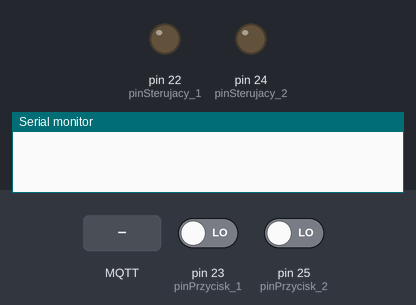
A sketch run on a simulated Arduino Mega 2560, built with avr-gcc and run on an emulated ATmega2560. Shown: output pins drawn as LEDs (lit = HIGH), the last lines printed to the serial monitor. The inputs (shaded band) are chosen by the test bench; at power-on: pin 23 (pinPrzycisk_1) LOW, pin 25 (pinPrzycisk_2) LOW. WiFi joins after 1.5 s; servers stay silent unless stated; no MQTT or app messages arrive unless stated.

Above: at 2.7 s.
2.8 s: pin 23 (pinPrzycisk_1) driven HIGH
At 3.1 s:
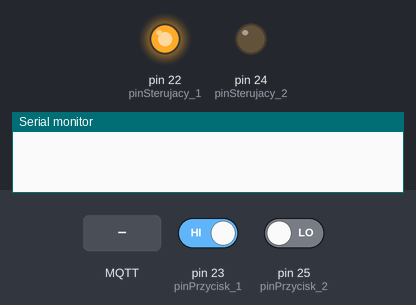
4.3 s: pin 25 (pinPrzycisk_2) driven HIGH
At 5.3 s:
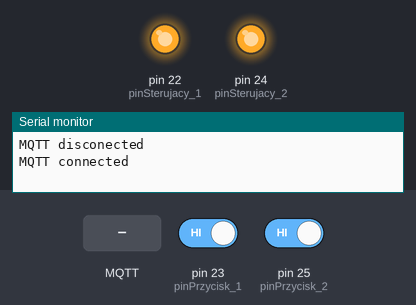
5.8 s: MQTT message "0" arrives on the first subscribed topic
At 6.5 s:
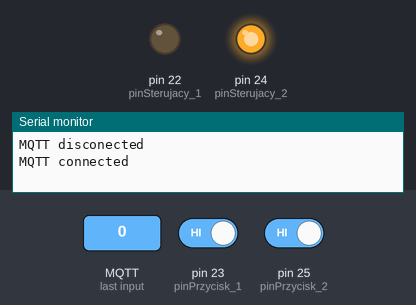
7.3 s: MQTT message "5" arrives on the first subscribed topic
At 7.6 s:
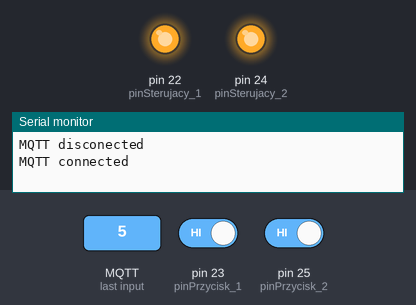
8.8 s: MQTT message "0" arrives on the second subscribed topic
At 10.0 s:
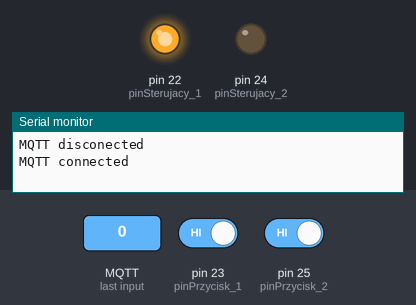
Timing chart, 0 to 11.3 s (numbered marks = the images above; inputs shaded):
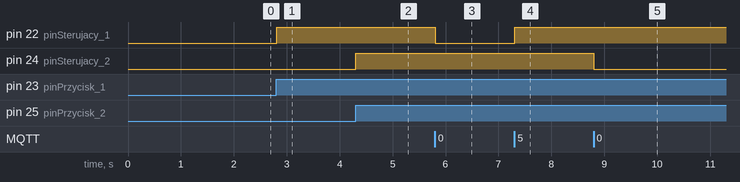

The sketch:

Arduino-HA-Testy.ino
```cpp
/*
 * Płytka Arduino Mega opis podłączeń
 *
 * Ethernet:
 * 5V - 5V
 * GND - GND
 * SCLK - AM-52
 * SCS - AM-10
 * MOSI - AM-51
 * MISO - AM-50
 *
 * Pin sterujący 1 - 22
 * Przełącznik 1 - 23
 * Pin sterujący 2 - 24
 * Przełącznik 2 - 25
 *
*/

#include <SPI.h>
#include <Ethernet.h>
#include <PubSubClient.h>
#include <Bounce2.h>

// Ustawienia sieci:
byte mac[]    = { 0xDE, 0xAD, 0xBE, 0xEF, 0xFE, 0xEE }; // Arduino MAC adress
IPAddress ip(192, 168, 40, 231); // Arduino IP Adress
IPAddress server(192, 168, 40, 221); // Home Assistant IP Adress

// Ustawienia pinów:
const int pinSterujacy_1 = 22;
const int pinPrzycisk_1 = 23;
const char temat_1[] = "A-231/Swiatlo_1";
const char tematSub_1[] = "A-231/Swiatlo_1/command";
boolean stanSterujacy_1 = 0;
boolean stanPrzycisk_1 = 0;

const int pinSterujacy_2 = 24;
const int pinPrzycisk_2 = 25;
const char temat_2[] = "A-231/Swiatlo_2";
const char tematSub_2[] = "A-231/Swiatlo_2/command";
boolean stanSterujacy_2 = 0;
boolean stanPrzycisk_2 = 0;

EthernetClient ethClient;
PubSubClient client(ethClient);

void callback(char* topic, byte* payload, unsigned int length) {
  // handle message arrived
  if(strcmp(topic, tematSub_1)==0){
    digitalWrite(pinSterujacy_1, atoi((char *)payload));
    client.publish(temat_1, String(digitalRead(pinSterujacy_1)).c_str(), true);
  }
  if(strcmp(topic, tematSub_2)==0){
    digitalWrite(pinSterujacy_2, atoi((char *)payload));
    client.publish(temat_2, String(digitalRead(pinSterujacy_2)).c_str(), true);
  }
}

long lastReconnectAttempt = 0;

boolean reconnect() {
  if (client.connect("Ard-231", "mqtt_broker", "kCi6NO8mH8QS87Cu1msA")) {
    client.publish(temat_1, String(digitalRead(pinSterujacy_1)).c_str(), true);
    client.publish(temat_2, String(digitalRead(pinSterujacy_2)).c_str(), true);
    delay(150);
    client.subscribe(tematSub_1);
    client.subscribe(tematSub_2);
    Serial.println("MQTT connected");
  }
  return client.connected();
}

void setup(){
  pinMode(pinSterujacy_1, OUTPUT);
  pinMode(pinPrzycisk_1, INPUT);
  pinMode(pinSterujacy_2, OUTPUT);
  pinMode(pinPrzycisk_2, INPUT);
  Serial.begin(9600);
  client.setServer(server,1883);
  client.setCallback(callback);
  Ethernet.begin(mac, ip);
  client.setBufferSize(255);
  delay(1500);
  lastReconnectAttempt = 0;
}

void loop(){
  if (!client.connected()) {
    long now = millis();
    if (now - lastReconnectAttempt > 5000) {
      Serial.println("MQTT disconected");
      lastReconnectAttempt = now;
      // Attempt to reconnect
      if (reconnect()) {
        lastReconnectAttempt = 0;
      }
    }
  } else {
    // Client connected
    client.loop();
  }
  if(digitalRead(pinPrzycisk_1) != stanPrzycisk_1){
    stanPrzycisk_1 = !stanPrzycisk_1;
    if(stanPrzycisk_1){
      digitalWrite(pinSterujacy_1, !digitalRead(pinSterujacy_1));
      if (client.connected()) {
        client.publish(temat_1, String(digitalRead(pinSterujacy_1)).c_str(), true);
      }
    }
  }
  if(digitalRead(pinPrzycisk_2) != stanPrzycisk_2){
    stanPrzycisk_2 = !stanPrzycisk_2;
    if(stanPrzycisk_2){
      digitalWrite(pinSterujacy_2, !digitalRead(pinSterujacy_2));
      if (client.connected()) {
        client.publish(temat_2, String(digitalRead(pinSterujacy_2)).c_str(), true);
      }
    }
  }
  delay(10);
}
```

Measured:
- after the input at 2.8 s, pin 22 (pinSterujacy_1): LOW → HIGH at once
- after the input at 4.3 s, pin 24 (pinSterujacy_2): LOW → HIGH at once
- after the input at 5.8 s, pin 22 (pinSterujacy_1): HIGH → LOW at once
- after the input at 7.3 s, pin 22 (pinSterujacy_1): LOW → HIGH at once
- after the input at 8.8 s, pin 24 (pinSterujacy_2): HIGH → LOW at once
